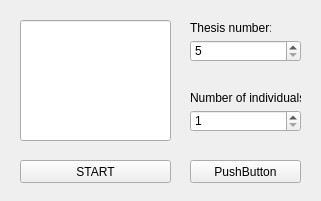
<?xml version="1.0" encoding="UTF-8"?>
<ui version="4.0">
 <class>ThesisLottery</class>
 <widget class="QWidget" name="ThesisLottery">
  <property name="geometry">
   <rect>
    <x>0</x>
    <y>0</y>
    <width>321</width>
    <height>201</height>
   </rect>
  </property>
  <property name="minimumSize">
   <size>
    <width>321</width>
    <height>201</height>
   </size>
  </property>
  <property name="maximumSize">
   <size>
    <width>321</width>
    <height>201</height>
   </size>
  </property>
  <property name="windowTitle">
   <string>ThesisLottery</string>
  </property>
  <widget class="QSpinBox" name="thesisNumber_spinBox">
   <property name="geometry">
    <rect>
     <x>190</x>
     <y>40</y>
     <width>111</width>
     <height>22</height>
    </rect>
   </property>
   <property name="minimum">
    <number>5</number>
   </property>
  </widget>
  <widget class="QSpinBox" name="NumberOfIndividuals_spinBox">
   <property name="geometry">
    <rect>
     <x>190</x>
     <y>110</y>
     <width>111</width>
     <height>22</height>
    </rect>
   </property>
   <property name="minimum">
    <number>1</number>
   </property>
  </widget>
  <widget class="QLineEdit" name="lineEdit">
   <property name="geometry">
    <rect>
     <x>20</x>
     <y>20</y>
     <width>151</width>
     <height>121</height>
    </rect>
   </property>
   <property name="font">
    <font>
     <pointsize>72</pointsize>
    </font>
   </property>
   <property name="focusPolicy">
    <enum>Qt::StrongFocus</enum>
   </property>
   <property name="alignment">
    <set>Qt::AlignCenter</set>
   </property>
  </widget>
  <widget class="QLabel" name="thesisNumber_label">
   <property name="geometry">
    <rect>
     <x>190</x>
     <y>20</y>
     <width>81</width>
     <height>16</height>
    </rect>
   </property>
   <property name="text">
    <string>Thesis number:</string>
   </property>
  </widget>
  <widget class="QLabel" name="NumberOfIndividuals_label">
   <property name="geometry">
    <rect>
     <x>190</x>
     <y>90</y>
     <width>111</width>
     <height>16</height>
    </rect>
   </property>
   <property name="text">
    <string>Number of individuals:</string>
   </property>
  </widget>
  <widget class="QPushButton" name="start_Button">
   <property name="geometry">
    <rect>
     <x>20</x>
     <y>160</y>
     <width>151</width>
     <height>23</height>
    </rect>
   </property>
   <property name="text">
    <string>START</string>
   </property>
  </widget>
  <widget class="QPushButton" name="options_Button">
   <property name="geometry">
    <rect>
     <x>190</x>
     <y>160</y>
     <width>111</width>
     <height>23</height>
    </rect>
   </property>
   <property name="text">
    <string>PushButton</string>
   </property>
  </widget>
 </widget>
 <resources/>
 <connections/>
</ui>
